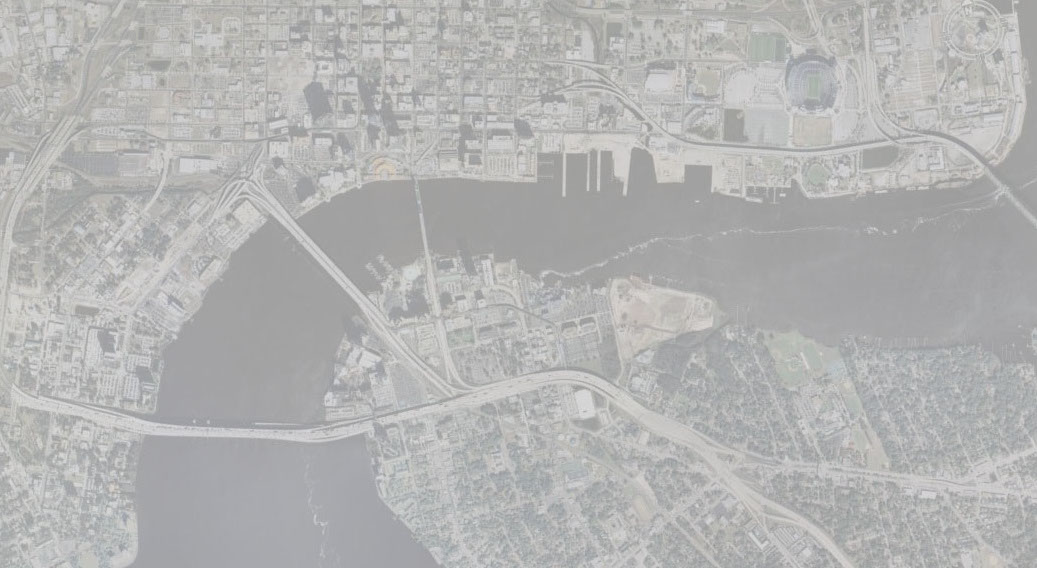
%> input picture ImageProcessingExamples/B_Histogram_manipulation/low_contrast.jpg, 1037 x 568 px
$ octave B3_adapthisteq_imadjust.m   (GNU Octave 9; MATLAB toolbox functions it lacks are replaced by stand-ins)
%> lines starting %> are read from the running program, lines starting %| are printed output that depends on the picture
### Practice/Example4/myhist.m
function myhist( img )
% plots histogram of a uint8 monochrome image

for c=0:255
    n(c+1)=sum(img(:)==c);
end

plot(n)
end

### Practice/Example4/B3_adapthisteq_imadjust.m
% Manel Soria - Image contrast

clear
close all
img=imread('low_contrast.jpg');
%> img is the input picture: size 568x1037x3 uint8; mean R, G, B 179.3, 179.6, 179

size(img) % we see it is a monochrome image stored as a RGB, to use JPG
%> ans = [568 1037 3]

img=img(:,:,1); % treat is as a true monochrome
%> img: size 568x1037 uint8
imshow(img);
title('Original');
set(findall(gcf,'-property','FontSize'),'FontSize',18);

figure
myhist(img);
%> after the loop in myhist, `for c=0:255`: n = 256 values, max 29240 at index 164, min 0 at index 1, mean 2300.8
title('Original');
set(findall(gcf,'-property','FontSize'),'FontSize',18);
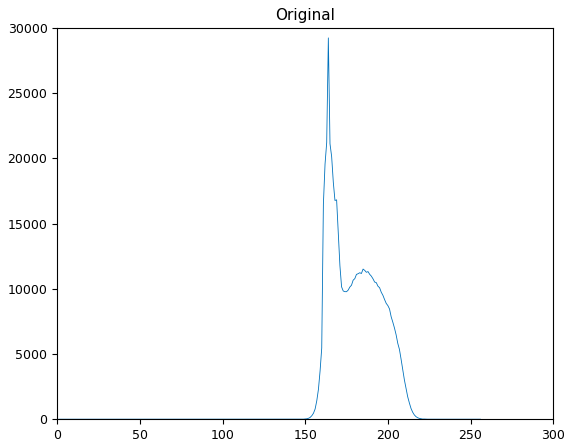
%> figure redrawn from the program's plot data; curve peaks at x = 164, y = 29240

img2=adapthisteq(img); % much better algorithm .. from help:
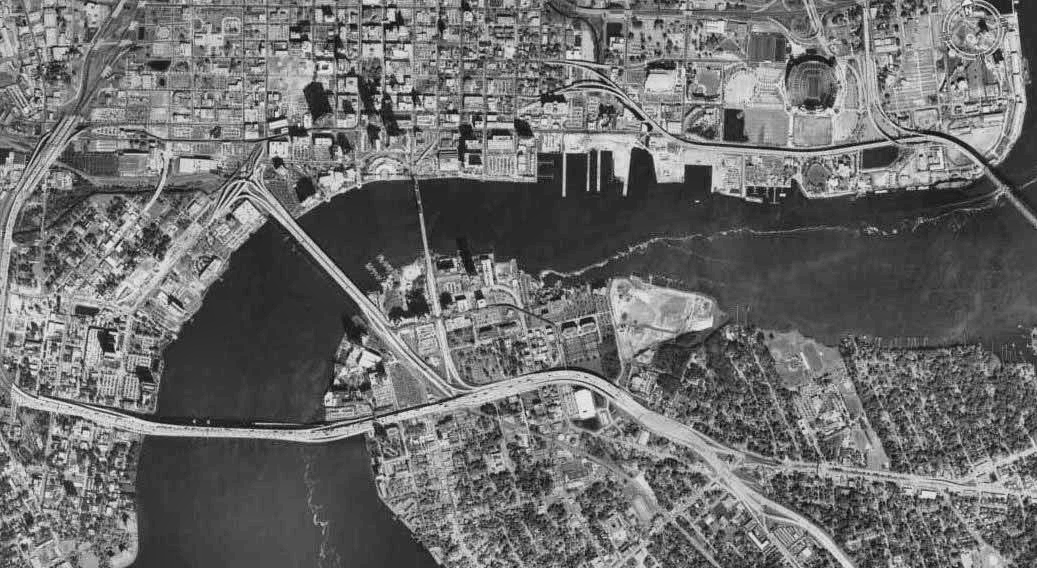
%> img2: size 568x1037 uint8; min 0, max 255, mean 109.2
%  adapthisteq Contrast-limited Adaptive Histogram Equalization (CLAHE).
%     adapthisteq enhances the contrast of images by transforming the
%     values in the intensity image I.  Unlike HISTEQ, it operates on small
%     data regions (tiles), rather than the entire image. Each tile's
%     contrast is enhanced, so that the histogram of the output region
%     approximately matches the specified histogram. The neighboring tiles
%     are then combined using bilinear interpolation in order to eliminate
%     artificially induced boundaries.  The contrast, especially
%     in homogeneous areas, can be limited in order to avoid amplifying the
%     noise which might be present in the image.
figure
imshow(img2);
title('adapthisteq');
set(findall(gcf,'-property','FontSize'),'FontSize',18);

figure

myhist(img2);
title('adapthisteq histogram');
set(findall(gcf,'-property','FontSize'),'FontSize',18);
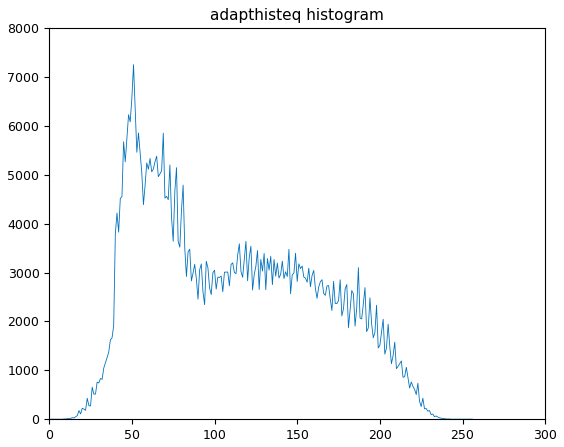
%> figure redrawn from the program's plot data; curve peaks at x = 51, y = 7250

% now we increase overall constrast
img3=imadjust(img2,[0.2 0.8],[0 1]);
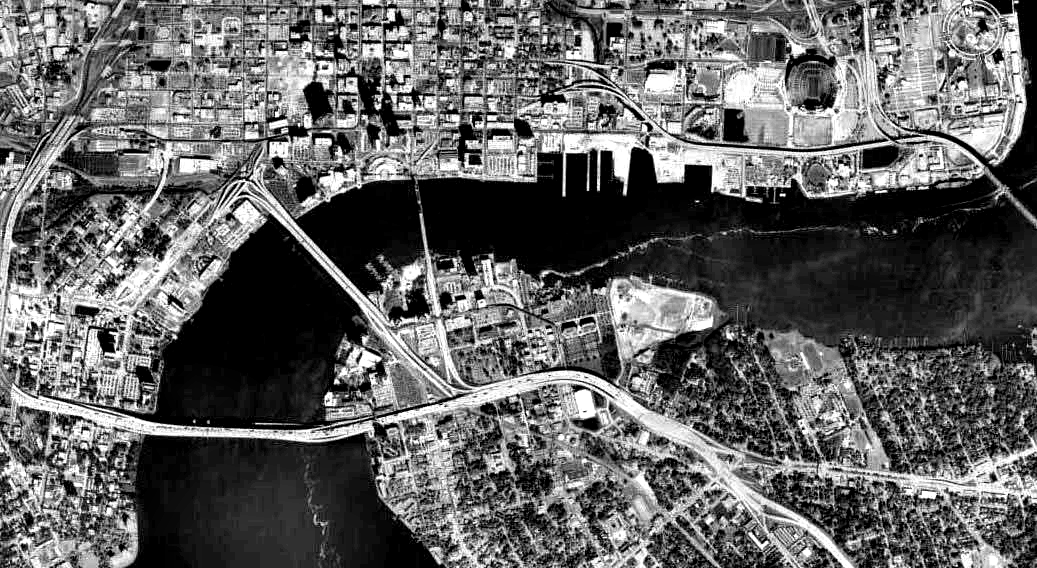
%> img3: size 568x1037 uint8; min 0, max 255, mean 98.4
% J = imadjust(I,[LOW_IN; HIGH_IN],[LOW_OUT; HIGH_OUT]) maps the values
%     in intensity image I to new values in J such that values between LOW_IN
%     and HIGH_IN map to values between LOW_OUT and HIGH_OUT. Values below
%     LOW_IN and above HIGH_IN are clipped;
%     (Note that this is what we did in the previous example)

figure
imshow(img3);
title('adapthisteq+imadjust');
set(findall(gcf,'-property','FontSize'),'FontSize',18);

figure
myhist(img3);
title('adapthisteq+imadjust histogram');
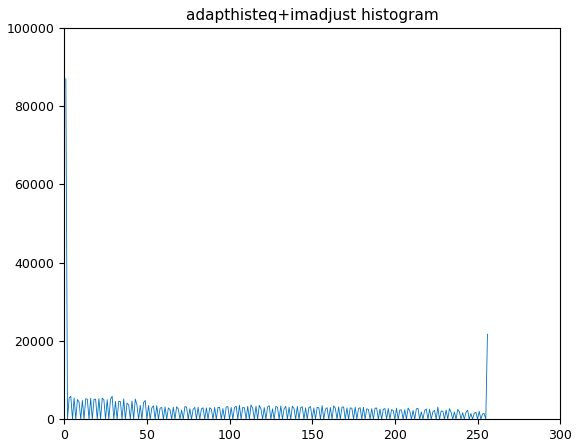
%> figure redrawn from the program's plot data; curve peaks at x = 1, y = 87019
